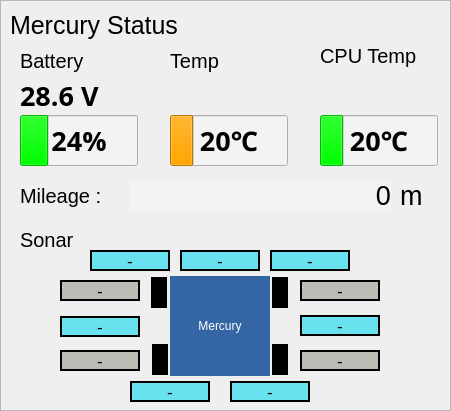
   <widget class="QFrame" name="frame_Mercury_status">
    <property name="geometry">
     <rect>
      <x>1290</x>
      <y>10</y>
      <width>451</width>
      <height>411</height>
     </rect>
    </property>
    <property name="frameShape">
     <enum>QFrame::StyledPanel</enum>
    </property>
    <property name="frameShadow">
     <enum>QFrame::Raised</enum>
    </property>
    <widget class="QLabel" name="label_mercury_status">
     <property name="geometry">
      <rect>
       <x>10</x>
       <y>10</y>
       <width>431</width>
       <height>31</height>
      </rect>
     </property>
     <property name="font">
      <font>
       <family>Ubuntu</family>
       <pointsize>19</pointsize>
       <weight>50</weight>
       <bold>false</bold>
      </font>
     </property>
     <property name="styleSheet">
      <string notr="true"/>
     </property>
     <property name="text">
      <string>Mercury Status</string>
     </property>
    </widget>
    <widget class="QLabel" name="label_temp">
     <property name="geometry">
      <rect>
       <x>170</x>
       <y>45</y>
       <width>111</width>
       <height>31</height>
      </rect>
     </property>
     <property name="font">
      <font>
       <pointsize>15</pointsize>
      </font>
     </property>
     <property name="text">
      <string>Temp</string>
     </property>
    </widget>
    <widget class="QLabel" name="label_temp_CPU">
     <property name="geometry">
      <rect>
       <x>320</x>
       <y>40</y>
       <width>111</width>
       <height>31</height>
      </rect>
     </property>
     <property name="font">
      <font>
       <pointsize>15</pointsize>
      </font>
     </property>
     <property name="text">
      <string>CPU Temp</string>
     </property>
    </widget>
    <widget class="QLabel" name="label_battery">
     <property name="geometry">
      <rect>
       <x>20</x>
       <y>45</y>
       <width>111</width>
       <height>31</height>
      </rect>
     </property>
     <property name="font">
      <font>
       <pointsize>15</pointsize>
      </font>
     </property>
     <property name="text">
      <string>Battery</string>
     </property>
    </widget>
    <widget class="QProgressBar" name="progressBar_battery">
     <property name="geometry">
      <rect>
       <x>20</x>
       <y>115</y>
       <width>118</width>
       <height>51</height>
      </rect>
     </property>
     <property name="font">
      <font>
       <family>Ubuntu Mono</family>
       <pointsize>20</pointsize>
       <weight>75</weight>
       <italic>false</italic>
       <bold>true</bold>
      </font>
     </property>
     <property name="styleSheet">
      <string notr="true">selection-background-color: lime;
background-color: rgb(243, 243, 243);</string>
     </property>
     <property name="value">
      <number>24</number>
     </property>
    </widget>
    <widget class="QProgressBar" name="progressBar_temp">
     <property name="geometry">
      <rect>
       <x>170</x>
       <y>115</y>
       <width>118</width>
       <height>51</height>
      </rect>
     </property>
     <property name="font">
      <font>
       <family>Ubuntu Mono</family>
       <pointsize>20</pointsize>
       <weight>75</weight>
       <italic>false</italic>
       <bold>true</bold>
      </font>
     </property>
     <property name="styleSheet">
      <string notr="true">selection-background-color: orange;
background-color: rgb(243, 243, 243);</string>
     </property>
     <property name="maximum">
      <number>120</number>
     </property>
     <property name="value">
      <number>24</number>
     </property>
     <property name="format">
      <string>%p℃</string>
     </property>
    </widget>
    <widget class="QProgressBar" name="progressBar_temp_CPU">
     <property name="geometry">
      <rect>
       <x>320</x>
       <y>115</y>
       <width>118</width>
       <height>51</height>
      </rect>
     </property>
     <property name="font">
      <font>
       <family>Ubuntu Mono</family>
       <pointsize>20</pointsize>
       <weight>75</weight>
       <italic>false</italic>
       <bold>true</bold>
      </font>
     </property>
     <property name="styleSheet">
      <string notr="true">selection-background-color: lime;
background-color: rgb(243, 243, 243);</string>
     </property>
     <property name="maximum">
      <number>120</number>
     </property>
     <property name="value">
      <number>24</number>
     </property>
     <property name="format">
      <string>%p℃</string>
     </property>
    </widget>
    <widget class="QLabel" name="Mercury">
     <property name="geometry">
      <rect>
       <x>170</x>
       <y>276</y>
       <width>100</width>
       <height>100</height>
      </rect>
     </property>
     <property name="styleSheet">
      <string notr="true">background-color: rgb(52, 101, 164);
color: rgb(255, 255, 255);</string>
     </property>
     <property name="text">
      <string>Mercury</string>
     </property>
     <property name="alignment">
      <set>Qt::AlignCenter</set>
     </property>
    </widget>
    <widget class="QLabel" name="label_sonar">
     <property name="geometry">
      <rect>
       <x>20</x>
       <y>231</y>
       <width>411</width>
       <height>17</height>
      </rect>
     </property>
     <property name="font">
      <font>
       <pointsize>15</pointsize>
      </font>
     </property>
     <property name="text">
      <string>Sonar</string>
     </property>
    </widget>
    <widget class="QLabel" name="Sonar_front_left">
     <property name="geometry">
      <rect>
       <x>90</x>
       <y>250</y>
       <width>80</width>
       <height>21</height>
      </rect>
     </property>
     <property name="font">
      <font>
       <pointsize>13</pointsize>
      </font>
     </property>
     <property name="styleSheet">
      <string notr="true">background-color: rgb(105, 226, 240);
border:2px solid black;</string>
     </property>
     <property name="text">
      <string>-</string>
     </property>
     <property name="alignment">
      <set>Qt::AlignCenter</set>
     </property>
    </widget>
    <widget class="QLabel" name="Sonar_front_center">
     <property name="geometry">
      <rect>
       <x>180</x>
       <y>250</y>
       <width>80</width>
       <height>21</height>
      </rect>
     </property>
     <property name="font">
      <font>
       <pointsize>13</pointsize>
      </font>
     </property>
     <property name="styleSheet">
      <string notr="true">background-color: rgb(105, 226, 240);
border:2px solid black;</string>
     </property>
     <property name="text">
      <string>-</string>
     </property>
     <property name="alignment">
      <set>Qt::AlignCenter</set>
     </property>
    </widget>
    <widget class="QLabel" name="Sonar_front_right">
     <property name="geometry">
      <rect>
       <x>270</x>
       <y>250</y>
       <width>80</width>
       <height>21</height>
      </rect>
     </property>
     <property name="font">
      <font>
       <pointsize>13</pointsize>
      </font>
     </property>
     <property name="styleSheet">
      <string notr="true">background-color: rgb(105, 226, 240);
border:2px solid black;</string>
     </property>
     <property name="text">
      <string>-</string>
     </property>
     <property name="alignment">
      <set>Qt::AlignCenter</set>
     </property>
    </widget>
    <widget class="QLabel" name="Sonar_left">
     <property name="geometry">
      <rect>
       <x>60</x>
       <y>316</y>
       <width>80</width>
       <height>21</height>
      </rect>
     </property>
     <property name="font">
      <font>
       <pointsize>13</pointsize>
      </font>
     </property>
     <property name="styleSheet">
      <string notr="true">background-color: rgb(105, 226, 240);
border:2px solid black;</string>
     </property>
     <property name="text">
      <string>-</string>
     </property>
     <property name="alignment">
      <set>Qt::AlignCenter</set>
     </property>
    </widget>
    <widget class="QLabel" name="Sonar_right">
     <property name="geometry">
      <rect>
       <x>300</x>
       <y>315</y>
       <width>80</width>
       <height>21</height>
      </rect>
     </property>
     <property name="font">
      <font>
       <pointsize>13</pointsize>
      </font>
     </property>
     <property name="styleSheet">
      <string notr="true">background-color: rgb(105, 226, 240);
border:2px solid black;</string>
     </property>
     <property name="text">
      <string>-</string>
     </property>
     <property name="alignment">
      <set>Qt::AlignCenter</set>
     </property>
    </widget>
    <widget class="QLabel" name="Sonar_rear_left">
     <property name="geometry">
      <rect>
       <x>130</x>
       <y>381</y>
       <width>80</width>
       <height>21</height>
      </rect>
     </property>
     <property name="font">
      <font>
       <pointsize>13</pointsize>
      </font>
     </property>
     <property name="styleSheet">
      <string notr="true">background-color: rgb(105, 226, 240);
border:2px solid black;</string>
     </property>
     <property name="text">
      <string>-</string>
     </property>
     <property name="alignment">
      <set>Qt::AlignCenter</set>
     </property>
    </widget>
    <widget class="QLabel" name="Sonar_rear_right">
     <property name="geometry">
      <rect>
       <x>230</x>
       <y>381</y>
       <width>80</width>
       <height>21</height>
      </rect>
     </property>
     <property name="font">
      <font>
       <pointsize>13</pointsize>
      </font>
     </property>
     <property name="styleSheet">
      <string notr="true">background-color: rgb(105, 226, 240);
border:2px solid black;</string>
     </property>
     <property name="text">
      <string>-</string>
     </property>
     <property name="alignment">
      <set>Qt::AlignCenter</set>
     </property>
    </widget>
    <widget class="QLabel" name="label_bolt">
     <property name="geometry">
      <rect>
       <x>20</x>
       <y>80</y>
       <width>111</width>
       <height>31</height>
      </rect>
     </property>
     <property name="font">
      <font>
       <family>Ubuntu Condensed</family>
       <pointsize>20</pointsize>
       <weight>75</weight>
       <bold>true</bold>
      </font>
     </property>
     <property name="text">
      <string>28.6 V</string>
     </property>
    </widget>
    <widget class="QLabel" name="tire_front_left">
     <property name="geometry">
      <rect>
       <x>151</x>
       <y>277</y>
       <width>16</width>
       <height>31</height>
      </rect>
     </property>
     <property name="styleSheet">
      <string notr="true">background-color: rgb(0, 0, 0);</string>
     </property>
     <property name="text">
      <string/>
     </property>
    </widget>
    <widget class="QLabel" name="tire_front_right">
     <property name="geometry">
      <rect>
       <x>272</x>
       <y>277</y>
       <width>16</width>
       <height>31</height>
      </rect>
     </property>
     <property name="styleSheet">
      <string notr="true">background-color: rgb(0, 0, 0);</string>
     </property>
     <property name="text">
      <string/>
     </property>
    </widget>
    <widget class="QLabel" name="tire_rear_left">
     <property name="geometry">
      <rect>
       <x>152</x>
       <y>344</y>
       <width>16</width>
       <height>31</height>
      </rect>
     </property>
     <property name="styleSheet">
      <string notr="true">background-color: rgb(0, 0, 0);</string>
     </property>
     <property name="text">
      <string/>
     </property>
    </widget>
    <widget class="QLabel" name="tire_rear_right">
     <property name="geometry">
      <rect>
       <x>272</x>
       <y>344</y>
       <width>16</width>
       <height>31</height>
      </rect>
     </property>
     <property name="styleSheet">
      <string notr="true">background-color: rgb(0, 0, 0);</string>
     </property>
     <property name="text">
      <string/>
     </property>
    </widget>
    <widget class="QLabel" name="label_mileage">
     <property name="geometry">
      <rect>
       <x>20</x>
       <y>180</y>
       <width>91</width>
       <height>31</height>
      </rect>
     </property>
     <property name="font">
      <font>
       <pointsize>15</pointsize>
      </font>
     </property>
     <property name="text">
      <string>Mileage :</string>
     </property>
    </widget>
    <widget class="QLabel" name="box_mileage">
     <property name="geometry">
      <rect>
       <x>130</x>
       <y>180</y>
       <width>261</width>
       <height>31</height>
      </rect>
     </property>
     <property name="font">
      <font>
       <pointsize>20</pointsize>
      </font>
     </property>
     <property name="styleSheet">
      <string notr="true">background-color: rgb(243, 243, 243);</string>
     </property>
     <property name="text">
      <string>0</string>
     </property>
     <property name="alignment">
      <set>Qt::AlignRight|Qt::AlignTrailing|Qt::AlignVCenter</set>
     </property>
    </widget>
    <widget class="QLabel" name="label_mileage_m">
     <property name="geometry">
      <rect>
       <x>400</x>
       <y>180</y>
       <width>31</width>
       <height>31</height>
      </rect>
     </property>
     <property name="font">
      <font>
       <pointsize>20</pointsize>
      </font>
     </property>
     <property name="text">
      <string>m</string>
     </property>
    </widget>
    <widget class="QLabel" name="rpm_front_right">
     <property name="geometry">
      <rect>
       <x>300</x>
       <y>280</y>
       <width>80</width>
       <height>21</height>
      </rect>
     </property>
     <property name="font">
      <font>
       <pointsize>13</pointsize>
      </font>
     </property>
     <property name="styleSheet">
      <string notr="true">background-color: rgb(186, 189, 182);
border:2px solid black;</string>
     </property>
     <property name="text">
      <string>-</string>
     </property>
     <property name="alignment">
      <set>Qt::AlignCenter</set>
     </property>
    </widget>
    <widget class="QLabel" name="rpm_rear_right">
     <property name="geometry">
      <rect>
       <x>300</x>
       <y>350</y>
       <width>80</width>
       <height>21</height>
      </rect>
     </property>
     <property name="font">
      <font>
       <pointsize>13</pointsize>
      </font>
     </property>
     <property name="styleSheet">
      <string notr="true">background-color: rgb(186, 189, 182);
border:2px solid black;</string>
     </property>
     <property name="text">
      <string>-</string>
     </property>
     <property name="alignment">
      <set>Qt::AlignCenter</set>
     </property>
    </widget>
    <widget class="QLabel" name="rpm_rear_left">
     <property name="geometry">
      <rect>
       <x>60</x>
       <y>350</y>
       <width>80</width>
       <height>21</height>
      </rect>
     </property>
     <property name="font">
      <font>
       <pointsize>13</pointsize>
      </font>
     </property>
     <property name="styleSheet">
      <string notr="true">background-color: rgb(186, 189, 182);
border:2px solid black;</string>
     </property>
     <property name="text">
      <string>-</string>
     </property>
     <property name="alignment">
      <set>Qt::AlignCenter</set>
     </property>
    </widget>
    <widget class="QLabel" name="rpm_front_left">
     <property name="geometry">
      <rect>
       <x>60</x>
       <y>280</y>
       <width>80</width>
       <height>21</height>
      </rect>
     </property>
     <property name="font">
      <font>
       <pointsize>13</pointsize>
      </font>
     </property>
     <property name="styleSheet">
      <string notr="true">background-color: rgb(186, 189, 182);
border:2px solid black;</string>
     </property>
     <property name="text">
      <string>-</string>
     </property>
     <property name="alignment">
      <set>Qt::AlignCenter</set>
     </property>
    </widget>
   </widget>
